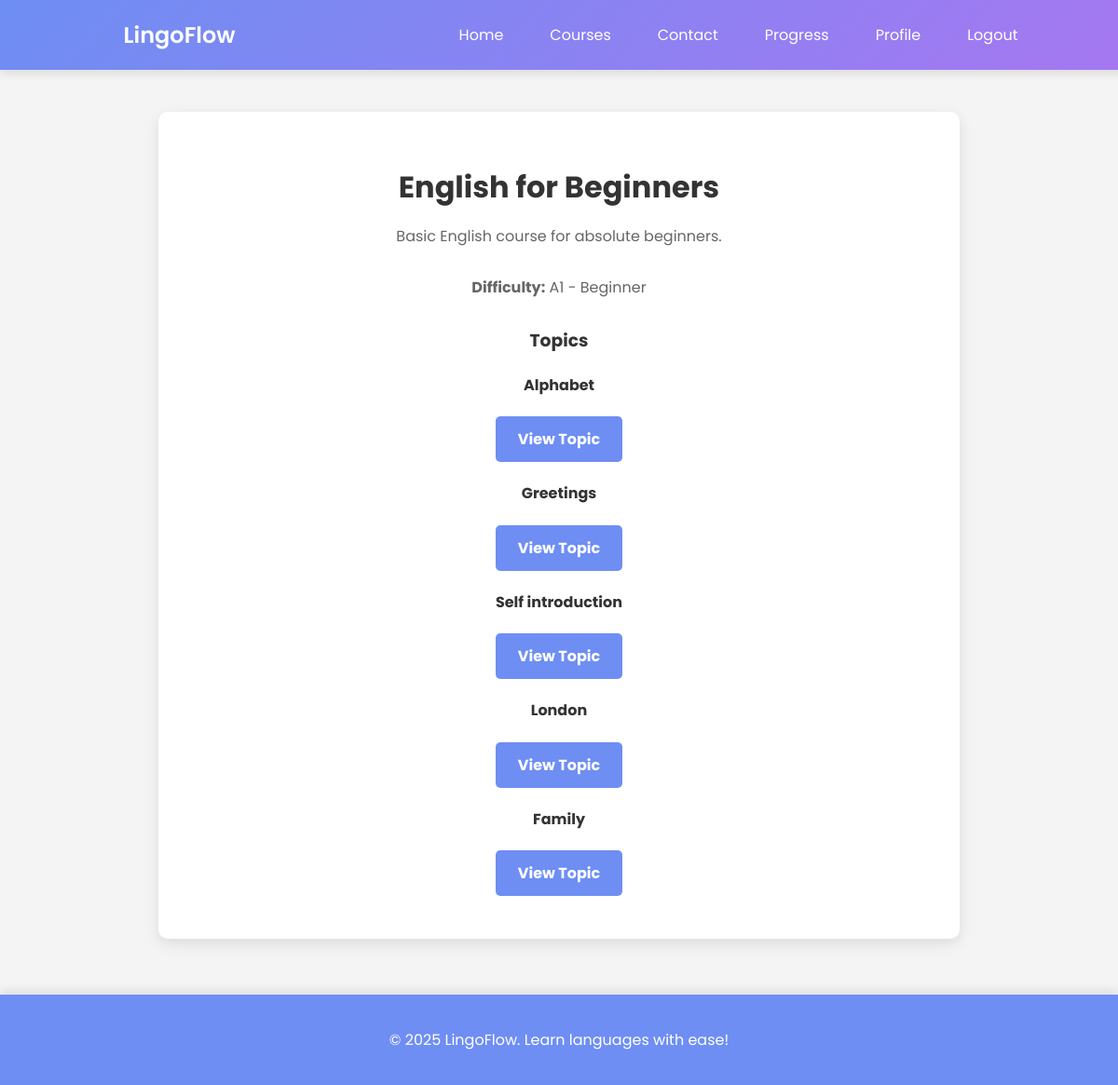
The app's page /courses/1/ (signed in) with its own data.
### courses/models.py (models this page shows, shortened)
class Course(models.Model):
    LEVEL_CHOICES = [
        ('A1', 'A1 - Beginner'),
        ('A2', 'A2 - Elementary'),
        ('B1', 'B1 - Intermediate'),
        ('B2', 'B2 - Upper-Intermediate'),
        ('C1', 'C1 - Advanced'),
        ('C2', 'C2 - Proficient'),
    ]
    title = models.CharField(max_length=255, unique=True)
    description = models.TextField()
    difficulty = models.CharField(max_length=2, choices=LEVEL_CHOICES)
    created_at = models.DateTimeField(auto_now_add=True)
    class Meta:
        ordering = ["difficulty"]

class Topic(models.Model):
    course = models.ForeignKey(Course, on_delete=models.CASCADE, related_name="topics")
    title = models.CharField(max_length=255)
    explanation = models.TextField()
    order = models.PositiveIntegerField()
    class Meta:
        ordering = ["order"]

### courses/views.py (the view)
# urls.py: path('<int:course_id>/', views.selected_course, name='selected_course'),
@login_required
def selected_course(request, course_id):
    course = Course.objects.prefetch_related("topics").filter(id=course_id).first()
    if not course:
        return render(request, "404.html", status=404)
    return render(request, "courses/selected_course.html", {"course": course})

### templates/courses/selected_course.html
{% extends 'base.html' %}
{% block content %}
<div class="courses-container">
    <h2>{{ course.title }}</h2>
    <p>{{ course.description }}</p>
    <p><strong>Difficulty:</strong> {{ course.get_difficulty_display }}</p>
    <h3>Topics</h3>
    <ul class="topic-list">
        {% for topic in course.topics.all %}
        <li>
            <h4>{{ topic.title }}</h4>
            <a href="{% url 'courses:selected_topic' topic.id %}" class="cta-button">View Topic</a>
        </li>
        {% empty %}
        <p>No topics available.</p>
        {% endfor %}
    </ul>
</div>
{% endblock %}

### account/static/css/styles.css (style rules this page uses)
body { font-family: 'Poppins', sans-serif; margin: 0; padding: 0; background-color: #f4f4f4; color: #333; }

### records on screen
Course: title "English for Beginners", description "Basic English course for absolute beginners.", difficulty "A1 - Beginner"
Topic: title "Alphabet"
Topic: title "Greetings"
Topic: title "Self introduction"
Topic: title "London"
Topic: title "Family"
